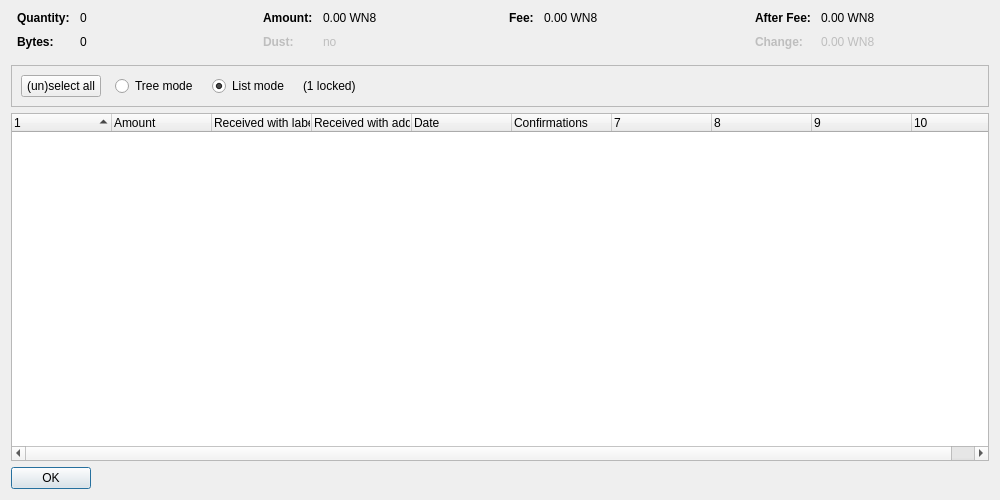
<?xml version="1.0" encoding="UTF-8"?>
<ui version="4.0">
 <class>CoinControlDialog</class>
 <widget class="QDialog" name="CoinControlDialog">
  <property name="geometry">
   <rect>
    <x>0</x>
    <y>0</y>
    <width>1000</width>
    <height>500</height>
   </rect>
  </property>
  <property name="windowTitle">
   <string>Coin Selection</string>
  </property>
  <layout class="QVBoxLayout" name="verticalLayout">
   <item>
    <layout class="QHBoxLayout" name="horizontalLayoutTop" stretch="0,0,0,0">
     <property name="topMargin">
      <number>0</number>
     </property>
     <property name="bottomMargin">
      <number>10</number>
     </property>
     <item>
      <layout class="QFormLayout" name="formLayoutCoinControl1">
       <property name="horizontalSpacing">
        <number>10</number>
       </property>
       <property name="verticalSpacing">
        <number>10</number>
       </property>
       <property name="leftMargin">
        <number>6</number>
       </property>
       <property name="rightMargin">
        <number>6</number>
       </property>
       <item row="0" column="0">
        <widget class="QLabel" name="labelCoinControlQuantityText">
         <property name="font">
          <font>
           <bold>true</bold>
          </font>
         </property>
         <property name="text">
          <string>Quantity:</string>
         </property>
        </widget>
       </item>
       <item row="0" column="1">
        <widget class="QLabel" name="labelCoinControlQuantity">
         <property name="cursor">
          <cursorShape>IBeamCursor</cursorShape>
         </property>
         <property name="contextMenuPolicy">
          <enum>Qt::ActionsContextMenu</enum>
         </property>
         <property name="text">
          <string notr="true">0</string>
         </property>
         <property name="textInteractionFlags">
          <set>Qt::LinksAccessibleByMouse|Qt::TextSelectableByKeyboard|Qt::TextSelectableByMouse</set>
         </property>
        </widget>
       </item>
       <item row="1" column="0">
        <widget class="QLabel" name="labelCoinControlBytesText">
         <property name="font">
          <font>
           <bold>true</bold>
          </font>
         </property>
         <property name="text">
          <string>Bytes:</string>
         </property>
        </widget>
       </item>
       <item row="1" column="1">
        <widget class="QLabel" name="labelCoinControlBytes">
         <property name="cursor">
          <cursorShape>IBeamCursor</cursorShape>
         </property>
         <property name="contextMenuPolicy">
          <enum>Qt::ActionsContextMenu</enum>
         </property>
         <property name="text">
          <string notr="true">0</string>
         </property>
         <property name="textInteractionFlags">
          <set>Qt::LinksAccessibleByMouse|Qt::TextSelectableByKeyboard|Qt::TextSelectableByMouse</set>
         </property>
        </widget>
       </item>
      </layout>
     </item>
     <item>
      <layout class="QFormLayout" name="formLayoutCoinControl2">
       <property name="horizontalSpacing">
        <number>10</number>
       </property>
       <property name="verticalSpacing">
        <number>10</number>
       </property>
       <property name="leftMargin">
        <number>6</number>
       </property>
       <property name="rightMargin">
        <number>6</number>
       </property>
       <item row="0" column="0">
        <widget class="QLabel" name="labelCoinControlAmountText">
         <property name="font">
          <font>
           <bold>true</bold>
          </font>
         </property>
         <property name="text">
          <string>Amount:</string>
         </property>
        </widget>
       </item>
       <item row="0" column="1">
        <widget class="QLabel" name="labelCoinControlAmount">
         <property name="cursor">
          <cursorShape>IBeamCursor</cursorShape>
         </property>
         <property name="contextMenuPolicy">
          <enum>Qt::ActionsContextMenu</enum>
         </property>
         <property name="text">
          <string notr="true">0.00 WN8</string>
         </property>
         <property name="textInteractionFlags">
          <set>Qt::LinksAccessibleByMouse|Qt::TextSelectableByKeyboard|Qt::TextSelectableByMouse</set>
         </property>
        </widget>
       </item>
       <item row="1" column="0">
        <widget class="QLabel" name="labelCoinControlLowOutputText">
         <property name="enabled">
          <bool>false</bool>
         </property>
         <property name="font">
          <font>
           <bold>true</bold>
          </font>
         </property>
         <property name="text">
          <string>Dust:</string>
         </property>
        </widget>
       </item>
       <item row="1" column="1">
        <widget class="QLabel" name="labelCoinControlLowOutput">
         <property name="enabled">
          <bool>false</bool>
         </property>
         <property name="cursor">
          <cursorShape>IBeamCursor</cursorShape>
         </property>
         <property name="contextMenuPolicy">
          <enum>Qt::ActionsContextMenu</enum>
         </property>
         <property name="text">
          <string notr="true">no</string>
         </property>
         <property name="textInteractionFlags">
          <set>Qt::LinksAccessibleByMouse|Qt::TextSelectableByKeyboard|Qt::TextSelectableByMouse</set>
         </property>
        </widget>
       </item>
      </layout>
     </item>
     <item>
      <layout class="QFormLayout" name="formLayoutCoinControl3">
       <property name="horizontalSpacing">
        <number>10</number>
       </property>
       <property name="verticalSpacing">
        <number>10</number>
       </property>
       <property name="leftMargin">
        <number>6</number>
       </property>
       <property name="rightMargin">
        <number>6</number>
       </property>
       <item row="0" column="0">
        <widget class="QLabel" name="labelCoinControlFeeText">
         <property name="font">
          <font>
           <bold>true</bold>
          </font>
         </property>
         <property name="text">
          <string>Fee:</string>
         </property>
        </widget>
       </item>
       <item row="0" column="1">
        <widget class="QLabel" name="labelCoinControlFee">
         <property name="cursor">
          <cursorShape>IBeamCursor</cursorShape>
         </property>
         <property name="contextMenuPolicy">
          <enum>Qt::ActionsContextMenu</enum>
         </property>
         <property name="text">
          <string notr="true">0.00 WN8</string>
         </property>
         <property name="textInteractionFlags">
          <set>Qt::LinksAccessibleByMouse|Qt::TextSelectableByKeyboard|Qt::TextSelectableByMouse</set>
         </property>
        </widget>
       </item>
      </layout>
     </item>
     <item>
      <layout class="QFormLayout" name="formLayoutCoinControl4">
       <property name="horizontalSpacing">
        <number>10</number>
       </property>
       <property name="verticalSpacing">
        <number>10</number>
       </property>
       <property name="leftMargin">
        <number>6</number>
       </property>
       <property name="rightMargin">
        <number>6</number>
       </property>
       <item row="0" column="0">
        <widget class="QLabel" name="labelCoinControlAfterFeeText">
         <property name="font">
          <font>
           <bold>true</bold>
          </font>
         </property>
         <property name="text">
          <string>After Fee:</string>
         </property>
        </widget>
       </item>
       <item row="0" column="1">
        <widget class="QLabel" name="labelCoinControlAfterFee">
         <property name="cursor">
          <cursorShape>IBeamCursor</cursorShape>
         </property>
         <property name="contextMenuPolicy">
          <enum>Qt::ActionsContextMenu</enum>
         </property>
         <property name="text">
          <string notr="true">0.00 WN8</string>
         </property>
         <property name="textInteractionFlags">
          <set>Qt::LinksAccessibleByMouse|Qt::TextSelectableByKeyboard|Qt::TextSelectableByMouse</set>
         </property>
        </widget>
       </item>
       <item row="1" column="0">
        <widget class="QLabel" name="labelCoinControlChangeText">
         <property name="enabled">
          <bool>false</bool>
         </property>
         <property name="font">
          <font>
           <bold>true</bold>
          </font>
         </property>
         <property name="text">
          <string>Change:</string>
         </property>
        </widget>
       </item>
       <item row="1" column="1">
        <widget class="QLabel" name="labelCoinControlChange">
         <property name="enabled">
          <bool>false</bool>
         </property>
         <property name="cursor">
          <cursorShape>IBeamCursor</cursorShape>
         </property>
         <property name="contextMenuPolicy">
          <enum>Qt::ActionsContextMenu</enum>
         </property>
         <property name="text">
          <string notr="true">0.00 WN8</string>
         </property>
         <property name="textInteractionFlags">
          <set>Qt::LinksAccessibleByMouse|Qt::TextSelectableByKeyboard|Qt::TextSelectableByMouse</set>
         </property>
        </widget>
       </item>
      </layout>
     </item>
    </layout>
   </item>
   <item>
    <widget class="QFrame" name="frame">
     <property name="minimumSize">
      <size>
       <width>0</width>
       <height>40</height>
      </size>
     </property>
     <property name="frameShape">
      <enum>QFrame::StyledPanel</enum>
     </property>
     <property name="frameShadow">
      <enum>QFrame::Sunken</enum>
     </property>
     <layout class="QHBoxLayout" name="horizontalLayout">
      <item>
       <layout class="QHBoxLayout" name="horizontalLayoutPanel" stretch="0,0,0,0,0">
        <property name="spacing">
         <number>14</number>
        </property>
        <item>
         <widget class="QPushButton" name="pushButtonSelectAll">
          <property name="sizePolicy">
           <sizepolicy hsizetype="Maximum" vsizetype="Fixed">
            <horstretch>0</horstretch>
            <verstretch>0</verstretch>
           </sizepolicy>
          </property>
          <property name="text">
           <string>(un)select all</string>
          </property>
          <property name="autoDefault">
           <bool>false</bool>
          </property>
         </widget>
        </item>
        <item>
         <widget class="QRadioButton" name="radioTreeMode">
          <property name="sizePolicy">
           <sizepolicy hsizetype="Maximum" vsizetype="Fixed">
            <horstretch>0</horstretch>
            <verstretch>0</verstretch>
           </sizepolicy>
          </property>
          <property name="text">
           <string>Tree mode</string>
          </property>
         </widget>
        </item>
        <item>
         <widget class="QRadioButton" name="radioListMode">
          <property name="sizePolicy">
           <sizepolicy hsizetype="Maximum" vsizetype="Fixed">
            <horstretch>0</horstretch>
            <verstretch>0</verstretch>
           </sizepolicy>
          </property>
          <property name="text">
           <string>List mode</string>
          </property>
          <property name="checked">
           <bool>true</bool>
          </property>
         </widget>
        </item>
        <item>
         <widget class="QLabel" name="labelLocked">
          <property name="text">
           <string notr="true">(1 locked)</string>
          </property>
         </widget>
        </item>
        <item>
         <spacer name="horizontalSpacer">
          <property name="orientation">
           <enum>Qt::Horizontal</enum>
          </property>
          <property name="sizeHint" stdset="0">
           <size>
            <width>40</width>
            <height>20</height>
           </size>
          </property>
         </spacer>
        </item>
       </layout>
      </item>
     </layout>
    </widget>
   </item>
   <item>
    <widget class="CoinControlTreeWidget" name="treeWidget">
     <property name="contextMenuPolicy">
      <enum>Qt::CustomContextMenu</enum>
     </property>
     <property name="sortingEnabled">
      <bool>false</bool>
     </property>
     <property name="columnCount">
      <number>10</number>
     </property>
     <attribute name="headerShowSortIndicator" stdset="0">
      <bool>true</bool>
     </attribute>
     <attribute name="headerStretchLastSection">
      <bool>false</bool>
     </attribute>
     <column>
      <property name="text">
       <string/>
      </property>
     </column>
     <column>
      <property name="text">
       <string>Amount</string>
      </property>
     </column>
     <column>
      <property name="text">
       <string>Received with label</string>
      </property>
     </column>
     <column>
      <property name="text">
       <string>Received with address</string>
      </property>
     </column>
     <column>
      <property name="text">
       <string>Date</string>
      </property>
     </column>
     <column>
      <property name="text">
       <string>Confirmations</string>
      </property>
      <property name="toolTip">
       <string>Confirmed</string>
      </property>
     </column>
     <column>
      <property name="text">
       <string/>
      </property>
     </column>
     <column>
      <property name="text">
       <string/>
      </property>
     </column>
     <column>
      <property name="text">
       <string/>
      </property>
     </column>
     <column>
      <property name="text">
       <string/>
      </property>
     </column>
    </widget>
   </item>
   <item>
    <widget class="QDialogButtonBox" name="buttonBox">
     <property name="sizePolicy">
      <sizepolicy hsizetype="Maximum" vsizetype="Fixed">
       <horstretch>0</horstretch>
       <verstretch>0</verstretch>
      </sizepolicy>
     </property>
     <property name="orientation">
      <enum>Qt::Horizontal</enum>
     </property>
     <property name="standardButtons">
      <set>QDialogButtonBox::Ok</set>
     </property>
    </widget>
   </item>
  </layout>
 </widget>
 <customwidgets>
  <customwidget>
   <class>CoinControlTreeWidget</class>
   <extends>QTreeWidget</extends>
   <header>coincontroltreewidget.h</header>
  </customwidget>
 </customwidgets>
 <resources/>
 <connections/>
</ui>
